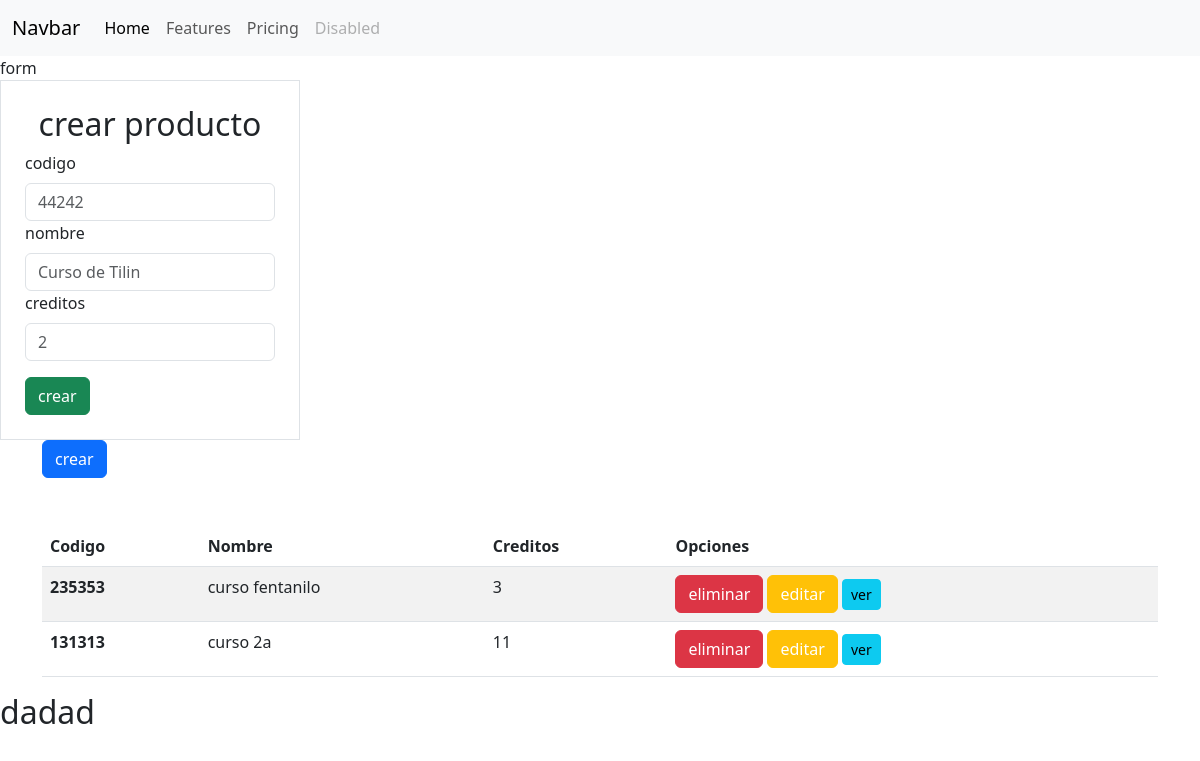
The app's page /, older data.
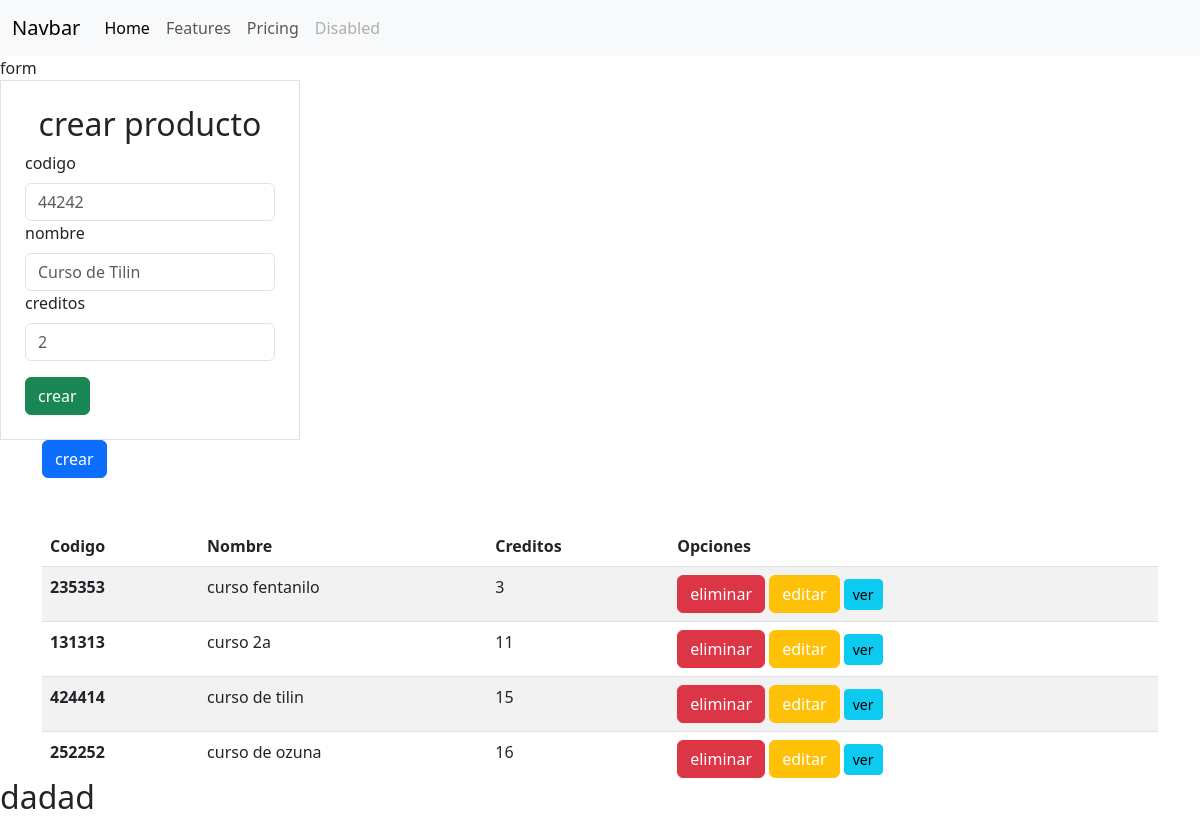
The same page, newer data.
### Aplicaciones/Academico/models.py (models this page shows)
class Curso(models.Model):
    codigo = models.CharField(primary_key=True, max_length=6)
    nombre = models.CharField(max_length=50)
    creditos = models.PositiveSmallIntegerField()
    def __str__(self):
        texto = "{0} ({1})"
        return texto.format(self.codigo, self.nombre, self.creditos)

### Aplicaciones/Academico/views.py (the view)
# urls.py: path("", views.home),
def home(request):
    cursos = Curso.objects.all()
    print("los cursos: ",cursos)
    return render(request, "gestionCursos.html", {"cursos": cursos})

### Aplicaciones/Academico/templates/gestionCursos.html (shortened to what this page needs)
{% extends "./base.html" %}
{% block body %}
<div>
    form
    <div class=" w-25 p-4 border">
        <div class="h2 text-center">crear producto</div>
        <div class="card-body ">
            <form action="/registrarCurso/" method="POST"> {% csrf_token %}
                <div class="form-group">
                    <label class="form-label ">codigo</label>
                    <input type="text" id="txtCodigo" name="txtCodigo" class="form-control" placeholder="44242"
                        minlegth="6" minlegth="6" required>
                </div>
                <div class="form-group">
                    <label class="form-label">nombre</label>
                    <input type="text" id="txtNombre" name="txtNombre" class="form-control" placeholder="Curso de Tilin"
                        minlegth="6" minlegth="6" required>
                </div>
                <div class="form-group">
                    <label class="form-label">creditos</label>
                    <input type="text" id="txtCredito" name="txtCredito" class="form-control" placeholder="2" min="1"
                        max="9" required>
                </div>
                <div class="form-group mt-3">
                    <button type="submit" class="btn btn-success btn-block"> crear</button>
                </div>
            </form>
        </div>
    </div>
</div>
<div class="container">
    <button type="button" class="btn btn-primary"> crear</button>
    <div class="scroll-oculto" style=" max-height: 300px; overflow-y: auto;">
        <table class="table table-striped mt-5">
            <thead>
                <tr>
                    <th scope="col">Codigo</th>
                    <th scope="col">Nombre</th>
                    <th scope="col">Creditos</th>
                    <th scope="col">Opciones</th>
                </tr>
            </thead>
            <tbody>
                {% for c in cursos %}
                <tr>
                    <th>{{ c.codigo }}</th>
                    <td>{{ c.nombre }}</td>
                    <td> {{ c.creditos }}</td>
                    <td>
                        <button class="btn btn-danger">
                            eliminar
                        </button>
                        <button class="btn btn-warning text-white">
                            editar
                        </button>
                        <button class="btn btn-info btn-sm" onclick="abrirModal('{{ c.codigo }}')">ver</button>
                    </td>
                </tr>
                {% endfor %}
            </tbody>
        </table>
    </div>
</div>
<h2>dadad</h2>
{% endblock %}

### Aplicaciones/Academico/templates/base.html (shortened to what this page needs)
<!DOCTYPE html>
<html lang="en">
<head>
    <link href="https://cdn.jsdelivr.net/npm/bootstrap@5.3.0/dist/css/bootstrap.min.css" rel="stylesheet">
</head>
<body>
    <nav class="navbar navbar-expand-lg bg-body-tertiary">
        <div class="container-fluid">
            <a class="navbar-brand" href="#">Navbar</a>
            <div class="collapse navbar-collapse" id="navbarNavAltMarkup">
                <div class="navbar-nav">
                    <a class="nav-link active" aria-current="page" href="#">Home</a>
                    <a class="nav-link" href="#">Features</a>
                    <a class="nav-link" href="#">Pricing</a>
                    <a class="nav-link disabled" aria-disabled="true">Disabled</a>
                </div>
            </div>
        </div>
    </nav>
    {% block body %}
    {% endblock %}
</body>
</html>

Row changes from the older to the newer data that the page shows:
added Curso: codigo "424414", nombre "curso de tilin", creditos "15"
added Curso: codigo "252252", nombre "curso de ozuna", creditos "16"
